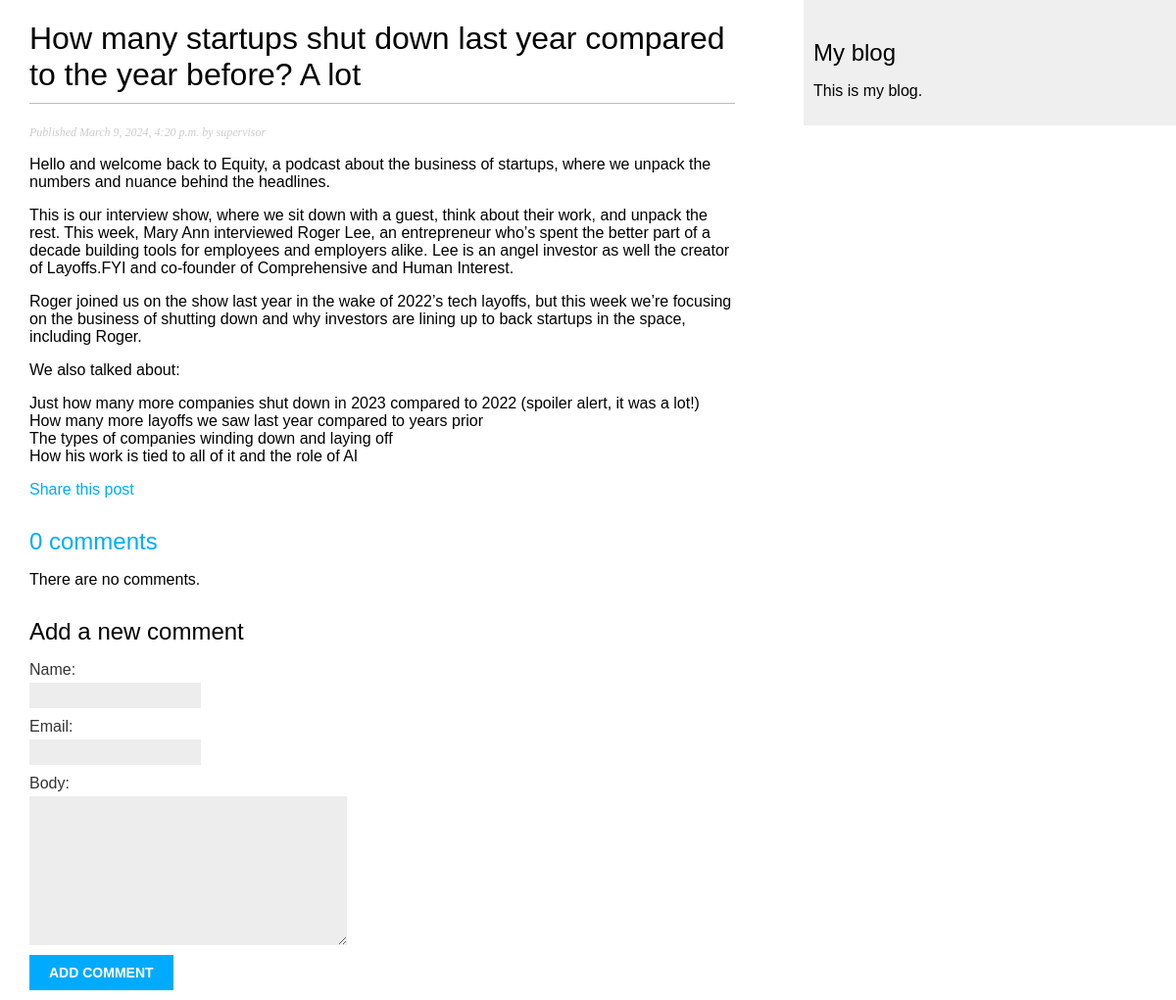
/2024/3/9/how-many-startups-shut-down-last-year-compared-to-the-year-before-a-lot, run on the app's committed database.
### blog/models.py (models this page shows, shortened)
class Post(models.Model):
    class Status(models.TextChoices):
       DRAFT = 'DF', 'Draft'
       PUBLISHED = 'PB', 'Published'
    title = models.CharField(max_length=250)
    slug = models.SlugField(max_length=250,
                            unique_for_date='publish')
    author = models.ForeignKey(User,
                               on_delete=models.CASCADE,
                               related_name='blog_posts')
    body = models.TextField()
    publish = models.DateTimeField(default=timezone.now)
    created = models.DateTimeField(auto_now_add=True)
    updated = models.DateTimeField(auto_now=True)
    status = models.CharField(max_length=2,
                              choices=Status.choices,
                              default=Status.DRAFT)
    objects = models.Manager()
    published = PublishedManager()
    tags = TaggableManager()
    class Meta:
        ordering = ['-publish']
        indexes = [
            models.Index(fields=['-publish']),
            ]

### blog/views.py (the view)
# urls.py: path('<int:year>/<int:month>/<int:day>/<slug:post>', views.post_detail,
def post_detail(request, year, month, day, post):
    post = get_object_or_404(Post,
                             status=Post.Status.PUBLISHED,
                             slug=post,
                             publish__year=year,
                             publish__month=month,
                             publish__day=day)
    comments = post.comments.filter(active=True)
    form = CommentForm()
    return render(request,
                  'blog/post/detail.html',
                  {'post':post,
                   'comments':comments,
                   'form':form})

### blog/forms.py
class CommentForm(forms.ModelForm):
    class Meta:
        model = Comment
        fields = ['name', 'email', 'body']

### blog/templates/blog/post/detail.html (shortened to what this page needs)
{% extends "blog/base.html" %}
{% load static %}
{% block content %}
 <h1>
    {{ post.title }}
</h1>
 <p class="date">
    Published {{ post.publish }} by {{ post.author }}
 </p>
 {{ post.body|linebreaks }}
 <p>
   <a href="{% url "blog:post_share" post.id %}">
   Share this post
   </a>
   </p>
   {% with comments.count as total_comments %}
   <h2>
      <a href={% url "blog:post_comment" post.id %}>
   {{ total_comments }} comment{{ total_comments|pluralize }}
   </h2>
   {% endwith %}
   {% for comment in comments %}
   <div class="comment">
      <p class="info">
         Comment {{ forloop.counter }} by {{ comment.name }}
         {{ comment.created }}
         </p>
         {{ comment.body|linebreaks }}
   </div>
   {% empty %}
   <p>There are no comments.</p>
   {% endfor %}
   {% include "blog/post/includes/comment_form.html" %}
{% endblock %}

### blog/static/css/blog.css (style rules this page uses)
body { margin:0; padding:0; font-family:helvetica, sans-serif; }
a { color:#00abff; text-decoration:none; }
h1 { font-weight:normal; border-bottom:1px solid #bbb; padding:0 0 10px 0; }
h2 { font-weight:normal; margin:30px 0 0; }
p.date { color:#ccc; font-family: georgia, serif; font-size: 12px; font-style: italic; }
label { float:left; clear:both; color:#333; margin-bottom:4px; }
input, textarea { clear:both; float:left; margin:0 0 10px; background:#ededed; border:0; padding:6px 10px; font-size:12px; }

### data on the page
Post: title "How many startups shut down last year compared to the year before? A lot", publish "March 9, 2024, 4:20 p.m.", author "supervisor", body "Hello and welcome back to Equity, a podcast about the business of startups, where we unpack the numbers and nuance behind the headlines. This is our interview show, where we sit down with a guest, think about their work, and unpack the rest. This week, Mary Ann interviewed Roger Lee, an entrepreneur who’s spent the better part of a decade building tools for employees and employers alike. Lee is an angel investor as well the creator of Layoffs.FYI and co-founder of Comprehensive and Human Interest. Roger joined us on the show last year in the wake of 2022’s tech layoffs, but this week we’re focusing on the business of shutting down and why investors are lining up to back startups in the…"

### other printed values
{{ total_comments }} "0"
